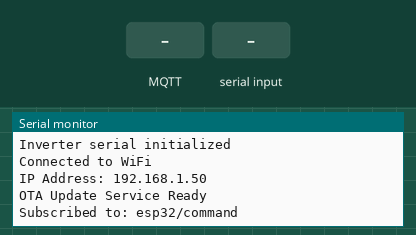
Simulated run of this sketch. Board: ESP32. Parts: the last lines printed to the serial monitor. The test bench sets the inputs (shaded band). WiFi joins after 1.5 s; servers stay silent unless stated; random numbers use the default seed unless the sketch sets one; no MQTT or app messages arrive unless stated.

Above: at 2.7 s.
2.8 s: MQTT message "1" arrives on the first subscribed topic
At 3.6 s:
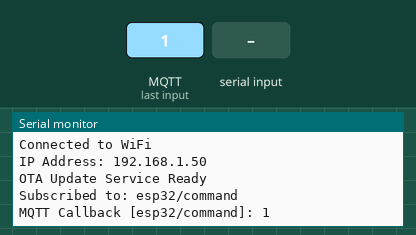
5.8 s: "1\n" received over the second serial link
At 7.9 s:
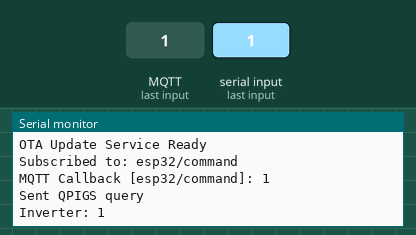
8.3 s: MQTT message "on" arrives on the first subscribed topic
At 9.0 s:
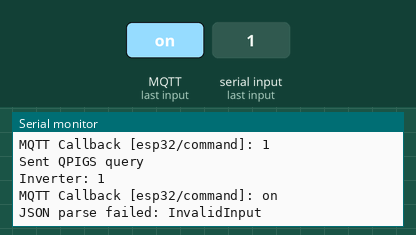
9.8 s: MQTT message "off" arrives on the first subscribed topic
At 9.96 s:
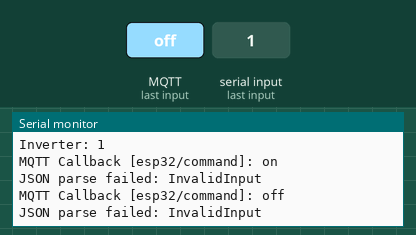
11.3 s: "0\n" received over the second serial link
At 13.3 s:
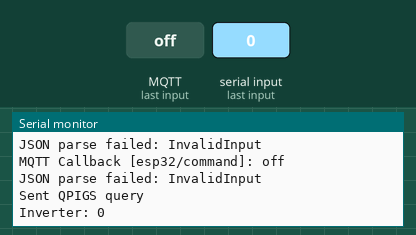

The sketch:

InverterSketch.ino
```cpp
#include <WiFiManager.h>
#include <PubSubClient.h>
#include <ArduinoJson.h>
#include <ArduinoOTA.h>  // OTA Update Library

// Enable serial debug output
#define USE_SERIAL

WiFiClient espClient;
PubSubClient client(espClient);

// MQTT settings
const char* mqtt_server = "broker.hivemq.com";
const char* subscribeTopic = "esp32/command";
const char* publishTopic = "esp32/status";
const char* debugTopic = "esp32/debug";

// UART settings
int txPin = 17;
int rxPin = 16;
int baudRate = 2400;

HardwareSerial InverterSerial(1);

// Debug output function
void debugOutput(const String &message, bool newline = true) {
  // Send to Serial
  #ifdef USE_SERIAL
    if(newline) {
      Serial.println(message);
    } else {
      Serial.print(message);
    }
  #endif

  // Send to MQTT
  if(client.connected()) {
    client.publish(debugTopic, message.c_str());
  }
}

void setupOTA() {
  ArduinoOTA.setHostname("inverter-controller");

  ArduinoOTA.onStart([]() {
    String type = ArduinoOTA.getCommand() == U_FLASH ? "sketch" : "filesystem";
    debugOutput("OTA Update Started (" + type + ")");
  });

  ArduinoOTA.onEnd([]() {
    debugOutput("\nOTA Update Finished!");
  });

  ArduinoOTA.onProgress([](unsigned int progress, unsigned int total) {
    int percent = (progress / (total / 100));
    debugOutput("Progress: " + String(percent) + "%", false);
  });

  ArduinoOTA.onError([](ota_error_t error) {
    debugOutput("OTA Error[" + String(error) + "]: ");
    if (error == OTA_AUTH_ERROR) debugOutput("Auth Failed");
    else if (error == OTA_BEGIN_ERROR) debugOutput("Begin Failed");
    else if (error == OTA_CONNECT_ERROR) debugOutput("Connect Failed");
    else if (error == OTA_RECEIVE_ERROR) debugOutput("Receive Failed");
    else if (error == OTA_END_ERROR) debugOutput("End Failed");
  });

  ArduinoOTA.begin();
  debugOutput("OTA Update Service Ready");
}

void setup() {
  #ifdef USE_SERIAL
    Serial.begin(115200);
    while(!Serial); // Wait for serial to initialize
  #endif

  debugOutput("\n\n=== System Starting ===");

  // Initialize serial for inverter
  InverterSerial.begin(baudRate, SERIAL_8N1, rxPin, txPin);
  debugOutput("Inverter serial initialized");

  // WiFiManager setup
  WiFiManager wm;
  bool res = wm.autoConnect("ESP32_ConfigAP");

  if(!res) {
    debugOutput("Failed to connect. Rebooting...");
    delay(3000);
    ESP.restart();
  }

  debugOutput("Connected to WiFi");
  debugOutput("IP Address: " + WiFi.localIP().toString());

  // Setup OTA updates
  setupOTA();

  // MQTT setup
  client.setServer(mqtt_server, 1883);
  client.setCallback(callback);

  if(client.connect("ESP32Client")) {
    client.subscribe(subscribeTopic);
    debugOutput("Subscribed to: " + String(subscribeTopic));
  } else {
    debugOutput("MQTT connection failed");
  }
}

void loop() {
  ArduinoOTA.handle();  // Handle OTA updates

  // Maintain WiFi connection
  if(WiFi.status() != WL_CONNECTED) {
    debugOutput("WiFi disconnected. Reconnecting...");
    WiFi.reconnect();
    delay(2000);
    return;
  }

  // Maintain MQTT connection
  if(!client.connected()) {
    reconnectMQTT();
  }
  client.loop();

  // Read from inverter
  if(InverterSerial.available()) {
    String data = InverterSerial.readStringUntil('\r');
    debugOutput("Inverter: " + data);

    if(client.connected()) {
      client.publish(publishTopic, data.c_str());
    }
  }

  // Periodic status query
  static unsigned long lastQuery = 0;
  if(millis() - lastQuery > 5000) {
    InverterSerial.print("QPIGS\r");
    lastQuery = millis();
    debugOutput("Sent QPIGS query");
  }
}

void reconnectMQTT() {
  static unsigned long lastAttempt = 0;
  if(millis() - lastAttempt < 2000) return;
  lastAttempt = millis();

  debugOutput("Attempting MQTT connection...");

  String clientId = "ESP32Client_" + String(random(1000, 9999));
  if(client.connect(clientId.c_str())) {
    debugOutput("MQTT connected");
    client.subscribe(subscribeTopic);
  } else {
    debugOutput("MQTT connect failed, rc=" + String(client.state()));
  }
}

void callback(char* topic, byte* payload, unsigned int length) {
  // Build complete message
  String message;
  for(unsigned int i = 0; i < length; i++) {
    message += (char)payload[i];
  }

  debugOutput("MQTT Callback [" + String(topic) + "]: " + message);

  // Parse JSON
  StaticJsonDocument<256> doc;
  DeserializationError error = deserializeJson(doc, message);

  if(error) {
    debugOutput("JSON parse failed: " + String(error.c_str()));
    return;
  }

  // Handle commands
  if(doc.containsKey("command")) {
    String cmd = doc["command"];
    debugOutput("Executing command: " + cmd);
    InverterSerial.print(cmd + "\r");

    String ack = "{\"status\":\"OK\",\"command\":\"" + cmd + "\"}";
    client.publish(publishTopic, ack.c_str());
  }

  // Handle config changes
  if(doc.containsKey("config")) {
    JsonObject config = doc["config"];

    if(config.containsKey("baudRate")) baudRate = config["baudRate"];
    if(config.containsKey("txPin")) txPin = config["txPin"];
    if(config.containsKey("rxPin")) rxPin = config["rxPin"];

    InverterSerial.end();
    InverterSerial.begin(baudRate, SERIAL_8N1, rxPin, txPin);
    debugOutput("Updated UART config");

    client.publish(publishTopic, "UART config updated");
  }
}
```

Measured:
- after the input at 2.8 s, the serial monitor: prints a new line at once (image 1)
- after the input at 5.8 s, the serial monitor: prints a new line after 1.0 s (image 2)
- after the input at 8.3 s, the serial monitor: prints a new line at once (image 3)
- after the input at 9.8 s, the serial monitor: prints a new line at once (image 4)
- after the input at 11.3 s, the serial monitor: prints a new line after 1.0 s (image 5)
